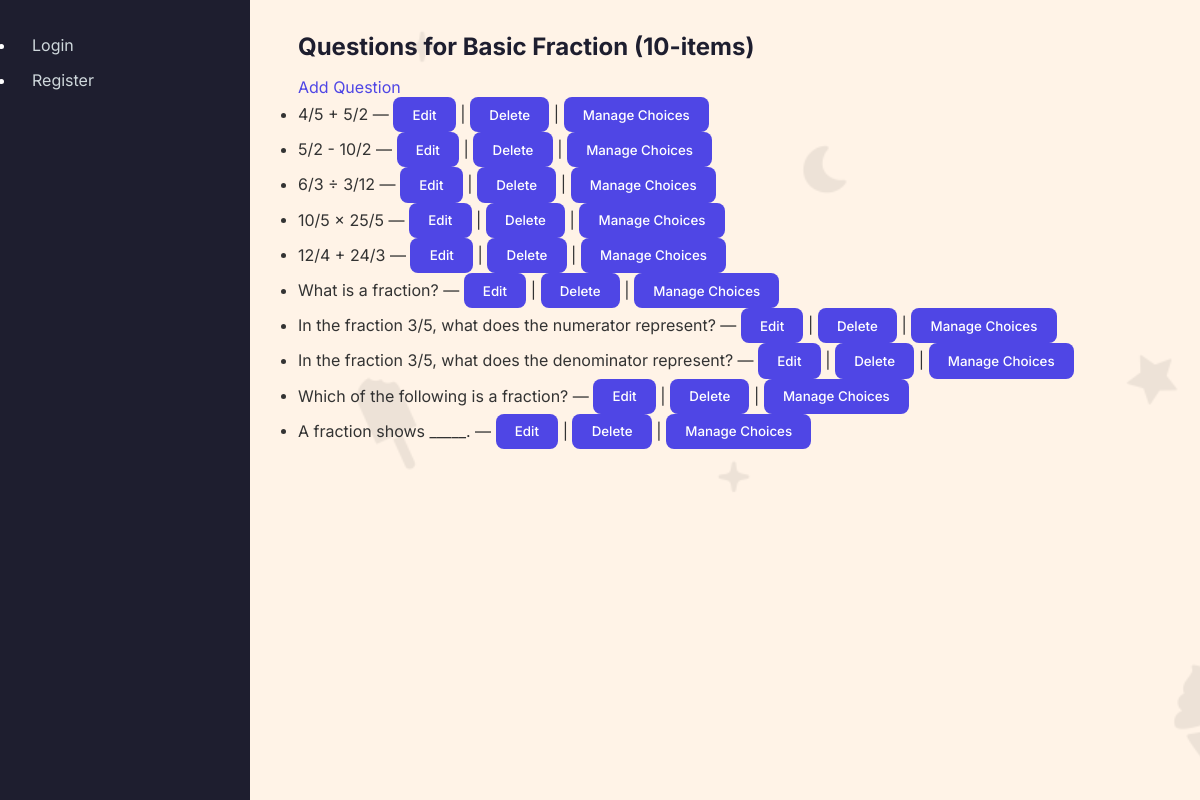
Screenshot of /admin/quizzes/1/questions with the database file from the repository.
### models/quiz.py (models this page shows)
class Quiz(db.Model):
    id = db.Column(db.Integer, primary_key=True)
    title = db.Column(db.String(200), nullable=False)
    description = db.Column(db.Text)

### models/question.py (models this page shows)
class Question(db.Model):
    id = db.Column(db.Integer, primary_key=True)
    quiz_id = db.Column(db.Integer, db.ForeignKey('quiz.id'), nullable=False)
    question_text = db.Column(db.Text, nullable=False)
    choice_a = db.Column(db.String(255), nullable=False)
    choice_b = db.Column(db.String(255), nullable=False)
    choice_c = db.Column(db.String(255), nullable=False)
    choice_d = db.Column(db.String(255), nullable=False)
    correct_choice = db.Column(db.String(1), nullable=False)

### routes/admin.py (the view)
@admin_bp.route('/quizzes/<int:quiz_id>/questions')
def quiz_questions(quiz_id):
    quiz = Quiz.query.get_or_404(quiz_id)
    questions = Question.query.filter_by(quiz_id=quiz.id).all()
    return render_template('admin/questions_list.html', quiz=quiz, questions=questions)

### templates/admin/questions_list.html
{% extends 'base.html' %}
{% block content %}
<h2>Questions for {{ quiz.title }}</h2>
<a href="{{ url_for('admin.create_question', quiz_id=quiz.id) }}">Add Question</a>
<ul>
    {% for q in questions %}
    <li>
        {{ q.question_text }} —
        <form action="{{ url_for('admin.edit_question', quiz_id=quiz.id, question_id=q.id) }}" style="display:inline;">
            <button type="submit">Edit</button>
        </form> |
        <form action="{{ url_for('admin.delete_question', quiz_id=quiz.id, question_id=q.id) }}" method="POST" style="display:inline;">
            <button type="submit">Delete</button>
        </form> |
        <form action="{{ url_for('admin.question_choices', question_id=q.id) }}" style="display:inline;">
            <button type="submit">Manage Choices</button>
        </form>
    </li>
    {% endfor %}
</ul>
{% endblock %}

### static/css/main.css (style rules this page uses)
* { margin: 0; padding: 0; box-sizing: border-box; font-family: 'Inter', sans-serif; }
body { display: flex; min-height: 100vh; background: #f5f7fa; color: #333; }
h1, h2, h3, h4 { color: #1e1e2f; margin-bottom: 1rem; }
button { padding: 0.6rem 1.2rem; background: #4f46e5; color: #fff; border: none; border-radius: 8px; font-weight: 500; cursor: pointer; transition: background 0.2s ease; }
.content a { color: #4f46e5; text-decoration: none; }

### rows the page displays
Quiz: title "Basic Fraction (10-items)"
Question: question_text "4/5 + 5/2"
Question: question_text "5/2 - 10/2"
Question: question_text "6/3 ÷ 3/12"
Question: question_text "10/5 × 25/5"
Question: question_text "12/4 + 24/3"
Question: question_text "What is a fraction?"
Question: question_text "In the fraction 3/5, what does the numerator represent?"
Question: question_text "In the fraction 3/5, what does the denominator represent?"
Question: question_text "Which of the following is a fraction?"
Question: question_text "A fraction shows _____."
